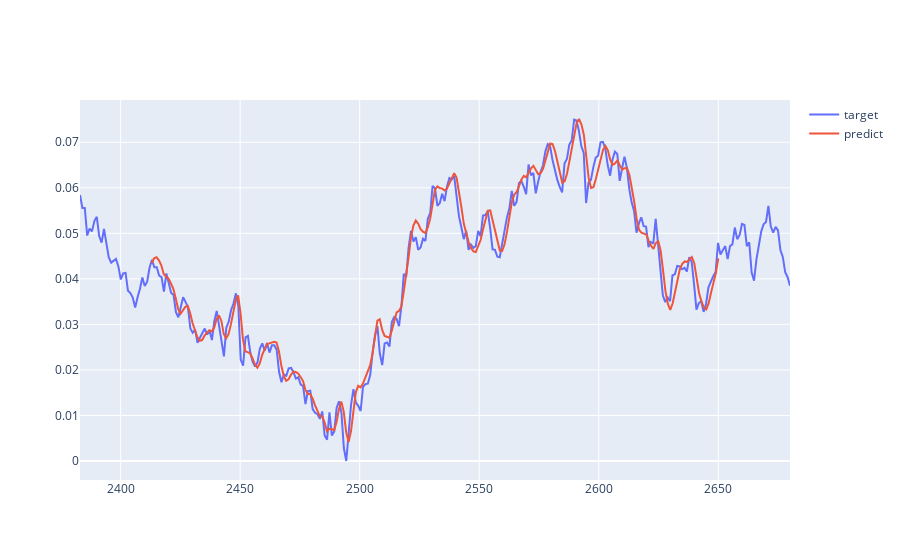

Notebook cell for this chart:
### Code cell
# 用预测数据的第step步绘制预测曲线
drawTargetAndPredict(target_data, predicts, step=0)

### Figure 1 — Plotly figure (JSON) as saved in the notebook; plotly's stock layout.template omitted (floating-point values rounded to 4 significant figures; data arrays with more than 128 entries replaced by an {"elided": "..."} marker saying what was removed)
{"data": [{"mode": "lines", "name": "target", "x": {"elided": "297 float values"}, "y": {"elided": "297 float values"}, "type": "scatter"}, {"mode": "lines", "name": "predict", "x": {"elided": "237 float values"}, "y": {"elided": "237 float values"}, "type": "scatter"}], "layout": {}}
